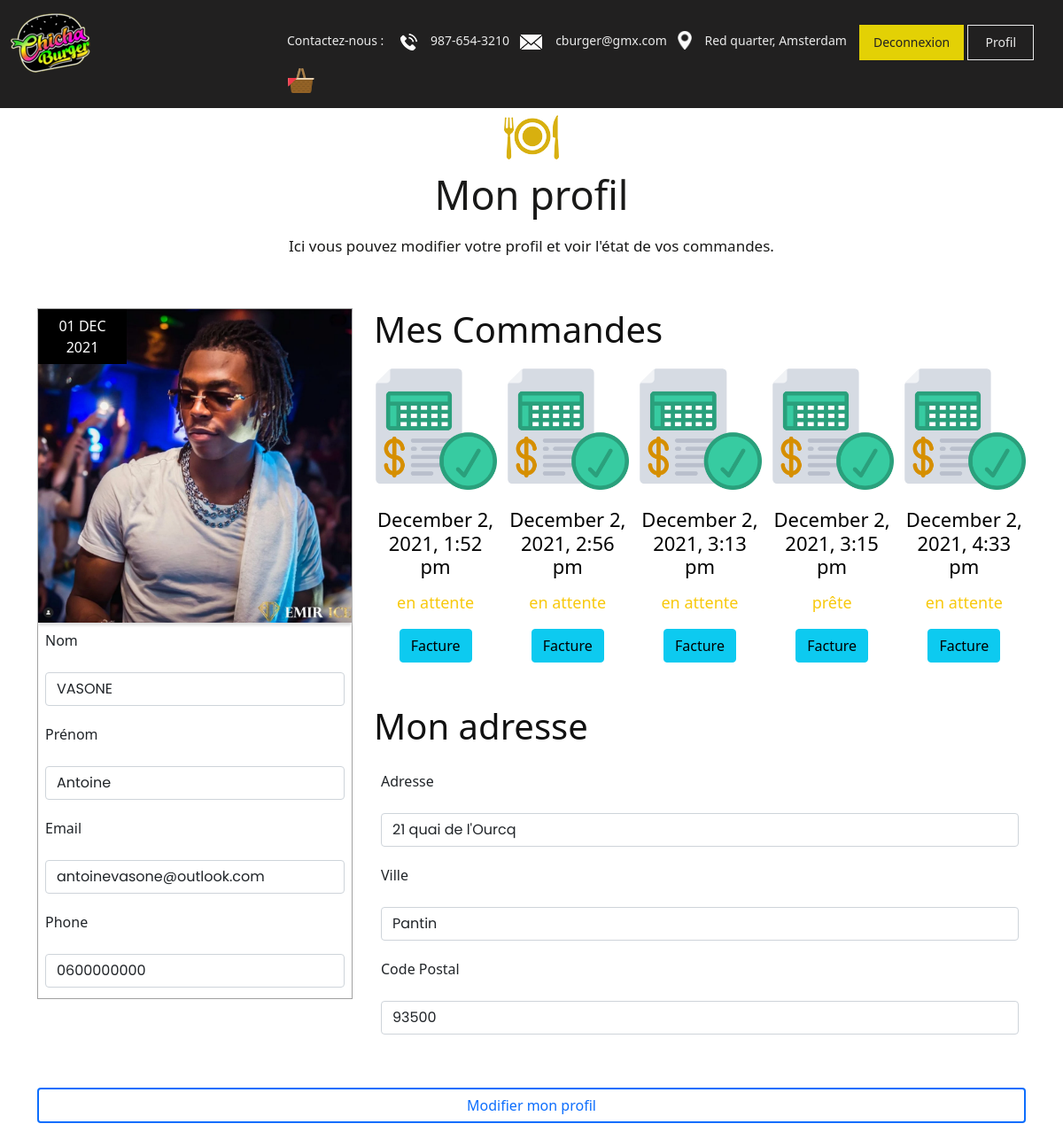
The app's page /profile.php (signed in) with its own data.
### tables this page shows
CREATE TABLE `User` (
  `id` int(11) NOT NULL,
  `name` varchar(255) NOT NULL,
  `firstname` varchar(255) NOT NULL,
  `email` varchar(255) NOT NULL,
  `password` varchar(255) NOT NULL,
  `phone` char(10) NOT NULL,
  `address` varchar(255) NOT NULL,
  `city` varchar(255) NOT NULL,
  `postal_code` int(11) NOT NULL,
  `role` varchar(155) NOT NULL
);

CREATE TABLE `Food_order` (
  `id` int(11) NOT NULL,
  `user` int(11) NOT NULL,
  `food_order` json NOT NULL,
  `datetime` text NOT NULL,
  `status` varchar(255) NOT NULL
);

### database/DatabaseConnect.php (called while the page is built)
<?php
class DatabaseConnect
{
    private $host;
    private $user;
    private $pw;
    private $database;
    function __construct($database)
    {
        $this->host = "localhost";
        $this->user = "root";
        $this->pw = "root";
        $this->database = $database;
    }
    public function db_connect()
    {
        $db = new PDO('mysql:host=' . $this->host . ';dbname=' . $this->database . '', $this->user, $this->pw) or die("Cannot connect to mySQL.");
        return $db;
    }
}

### controller/profileController.php (called while the page is built, shortened)
<?php
require __DIR__ . '/../database/DatabaseFunction.php';
class ProfileController
{
    private $userInfos;
    private $foodOrder;
    public function __construct()
    {
        $this->databaseFunction = new DatabaseFunction();
        $this->userInfos = $this->databaseFunction->selectUser($_SESSION["id"]);
        $this->foodOrder = $this->databaseFunction->selectFood_order($_SESSION["id"]);
    }
    public function getUserInfos()
    {
        return $this->userInfos;
    }
    public function getFoodOrder()
    {
        return $this->foodOrder;
    }
}

### database/DatabaseFunction.php (called while the page is built, shortened)
<?php
require 'DatabaseConnect.php';
class DatabaseFunction
{
    private $db;
    public function __construct()
    {
        $this->login = new DatabaseConnect('restaurant');
        $this->db = $this->login->db_connect();
    }
    public function selectUser($user_id)
    {
        $sth = $this->db->prepare('SELECT *
        FROM User
        WHERE id = :id_user');
        $sth->execute(array('id_user' => $user_id));
        $result = $sth->fetch(PDO::FETCH_ASSOC);
        return $result;
    }
    public function selectFood_order($user_id)
    {
        $sth = $this->db->prepare('SELECT *
        FROM Food_order
        WHERE user = :id_user');
        $sth->execute(array('id_user' => $user_id));
        $result = $sth->fetchAll();
        return $result;
    }
}

### profile.php (the view, shortened to what this page needs)
<?php
require './controller/profileController.php';
$profileController = new ProfileController();
$userInfos = $profileController->getUserInfos();
$foodOrder = $profileController->getFoodOrder();
?>
<!DOCTYPE html>
<html lang="en">
<head>
    <link rel="stylesheet" href="css/bootstrap.min.css">
    <link rel="stylesheet" href="css/owl.carousel.min.css">
    <link rel="stylesheet" href="css/style.css">
    <link rel="stylesheet" href="css/responsive.css">
    <link rel="stylesheet" href="https://cdnjs.cloudflare.com/ajax/libs/font-awesome/4.7.0/css/font-awesome.min.css">
    <link href="https://cdn.jsdelivr.net/npm/bootstrap@5.1.3/dist/css/bootstrap.min.css" rel="stylesheet">
</head>
<body>
    <div class="content">
        <?php require './components/navbar.php'; ?>
    </div>
    <div class="blog">
        <div class="container">
            <div class="row">
                <div class="col-md-12">
                    <div class="title">
                        <i><img src="images/title.png" alt="#" /></i>
                        <h2>Mon profil</h2>
                        <span>Ici vous pouvez modifier votre profil et voir l'état de vos commandes.</span>
                    </div>
                </div>
            </div>
            <div class="row">
                <div class="col-xl-4 col-lg-4 col-md-4 col-sm-12 mar_bottom">
                    <div class="blog_box">
                        <div class="blog_img_box">
                            <figure><img src="images/Koba_la_D_bijoux_1000x.webp" alt="#" />
                                <span>01 DEC 2021</span>
                            </figure>
                        </div>
                        <label for="name" class="form-label p-2">Nom</label>
                        <div class="input-group mb-1 p-2">
                            <input id="name<?= $userInfos["id"] ?>" type="text" class="form-control" placeholder="" aria-label="name" aria-describedby="basic-addon1" value="<?= $userInfos["name"] ?>">
                        </div>
                        <label for="firstname" class="form-label p-2">Prénom</label>
                        <div class="input-group mb-1 p-2">
                            <input id="firstname<?= $userInfos["id"] ?>" type="text" class="form-control" placeholder="" aria-label="firstname" aria-describedby="basic-addon1" value="<?= $userInfos["firstname"] ?>">
                        </div>
                        <label for="email" class="form-label p-2">Email</label>
                        <div class="input-group mb-1 p-2">
                            <input id="email<?= $userInfos["id"] ?>" type="text" class="form-control" placeholder="" aria-label="email" aria-describedby="basic-addon1" value="<?= $userInfos["email"] ?>">
                        </div>
                        <label for="phone" class="form-label p-2">Phone</label>
                        <div class="input-group mb-1 p-2">
                            <input id="phone<?= $userInfos["id"] ?>" type="text" class="form-control" placeholder="" aria-label="phone" aria-describedby="basic-addon1" value="<?= $userInfos["phone"] ?>">
                        </div>
                    </div>
                </div>
                <div class="col-xl-8 col-lg-8 col-md-8 col-sm-12 mar_bottom">
                    <h1 style="width: 100%;">Mes Commandes</h1>
                    <div class="owl-carousel code owl-theme">
                        <?php
                        for ($i = 0; $i < sizeof($foodOrder); $i++) {
                            echo "
                                <div class=\"item\">
                                    <div class=\"product_blog_img\">
                                        <img src=\"images/facture-dachat.png\" alt=\"#\" />
                                    </div>
                                    <div class=\"product_blog_cont\">
                                            <h3 style=\"color:black\">" . $foodOrder[$i]["datetime"] . "</h3>
                                            <h4 style=\"color:black\"><span class=\"theme_color\">" . $foodOrder[$i]["status"] . "</span></h4>
                                            <button id=\"\" type=\"button\" class=\"btn btn-info fac\">Facture</button>
                                    </div>
                                </div>
                        ";
                        }
                        ?>
                    </div>
                    <br><br>
                    <h1 style="width: 100%;">Mon adresse</h1>
                    <label for="address" class="form-label p-2">Adresse</label>
                    <div class="input-group mb-1 p-2">
                        <input id="address<?= $userInfos["id"] ?>" type="text" class="form-control" placeholder="" aria-label="address" aria-describedby="basic-addon1" value="<?= $userInfos["address"] ?>">
                    </div>
                    <label for="city" class="form-label p-2">Ville</label>
                    <div class="input-group mb-1 p-2">
                        <input id="city<?= $userInfos["id"] ?>" type="text" class="form-control" placeholder="" aria-label="city" aria-describedby="basic-addon1" value="<?= $userInfos["city"] ?>">
                    </div>
                    <label for="postal_code" class="form-label p-2">Code Postal</label>
                    <div class="input-group mb-1 p-2">
                        <input id="postal_code<?= $userInfos["id"] ?>" type="text" class="form-control" placeholder="" aria-label="postal_code" aria-describedby="basic-addon1" value="<?= $userInfos["postal_code"] ?>">
                    </div>
                </div>
            </div>
            <br><br>
            <button id="<?= $userInfos["id"] ?>" class="btn btn-primary edit" type="button" style="width: 100%; color: #0D6EFD; background: white; border: 2px solid #0D6EFD;">Modifier mon profil</button>
            <br><br>
        </div>
    </div> <br><br>
</body>
</html>

### components/navbar.php
<header>
    <div class="container-fluid">
        <div class="row">
            <div class="col-md-3">
                <div class="full">
                    <a class="logo" href="index.php"><img src="images/logo500.png" alt="#" /></a>
                </div>
            </div>
            <div class="col-md-9">
                <div class="full">
                    <div class="right_header_info" id="#liverpool">
                        <ul>
                            <li class="dinone">Contactez-nous : <img style="margin-right: 15px;margin-left: 15px;" src="images/phone_icon.png" alt="#"><a href="#">987-654-3210</a></li>
                            <li class="dinone"><img style="margin-right: 15px;" src="images/mail_icon.png" alt="#"><a href="#">cburger@gmx.com</a></li>
                            <li class="dinone"><img style="margin-right: 15px;height: 21px;position: relative;top: -2px;" src="images/location_icon.png" alt="#"><a href="#">Red quarter, Amsterdam</a></li>
                            <?php
                            if (empty($_SESSION["id"])) {
                                echo "<li class=\"button_user\"><a class=\"button active\" href=\"login.php\">Connexion</a><a class=\"button\" href=\"register.php\">Inscription</a></li>";
                            } else {
                                echo "<li class=\"button_user\"><a class=\"button active\" href=\"logout.php\">Deconnexion</a><a class=\"button\" href=\"profile.php\">Profil</a></li>";
                            }
                            ?>
                            <li>
                                <a href="./cart.php" id="sidebarCollapse">
                                    <img src="images/panier-pique-nique.png" alt="">
                                </a>
                            </li>
                        </ul>
                    </div>
                </div>
            </div>
        </div>
    </div>
</header>

### css/style.css (style rules this page uses)
body { color: #666666; font-size: 14px; font-family: 'poppins', sans-serif; line-height: 1.80857; font-weight: normal; }
a { color: #1f1f1f; text-decoration: none !important; outline: none !important; -webkit-transition: all .3s ease-in-out; -moz-transition: all .3s ease-in-out; -ms-transition: all .3s ease-in-out; -o-transition: all .3s ease-in-out; transition: all .3s ease-in-out; }
h1, h2, h3, h4, h5, h6 { letter-spacing: 0; font-weight: normal; position: relative; padding: 0 0 10px 0; font-weight: normal; line-height: normal; color: #111111; margin: 0 }
h1 { font-size: 24px }
h2 { font-size: 22px }
h3 { font-size: 18px }
h4 { font-size: 16px }
*, *::after, *::before { -webkit-box-sizing: border-box; -moz-box-sizing: border-box; box-sizing: border-box; }
ul, li, ol { margin: 0px; padding: 0px; list-style: none; }
a { color: #222222; text-decoration: none; outline: none !important; }
a, .btn { text-decoration: none !important; outline: none !important; -webkit-transition: all .3s ease-in-out; -moz-transition: all .3s ease-in-out; -ms-transition: all .3s ease-in-out; -o-transition: all .3s ease-in-out; transition: all .3s ease-in-out; }
img { max-width: 100%; height: auto; }
button { border: 0; margin: 0; padding: 0; cursor: pointer; }
.full { float: left; width: 100%; }
.full { width: 100%; float: left; margin: 0; padding: 0; }
header { min-height: 90px; background: #212020; padding: 15px 0; position: fixed; width: 100%; top: 0; left: 0; z-index: 998; }
header .container-fluid { max-width: 1850px; }
.right_header_info { width: 100%; float: left; padding: 20px 0 0; }
.right_header_info ul { list-style: none; padding: 0; margin: 0; float: right; }
.right_header_info ul li { display: inline; font-size: 16px; margin-left: 45px; color: #eaeaea; font-weight: 400; float: left; }
.right_header_info ul li a { color: #eaeaea; font-weight: 300; }
.button_user a { float: left; min-width: 75px; height: 35px; text-align: center; line-height: 35px; position: relative; top: -3px; padding: 0 15px; margin: 0 2px; }
.button_user a { float: left; min-width: 75px; height: 40px; text-align: center; line-height: 38px; position: relative; top: -7px; padding: 0 15px; margin: 0 2px; border: solid #eaeaea 1px; }
.button_user a:hover, .button_user a:focus, .button_user a.active { background: #e3d105; color: #fff; border-color: #e3d105; color: #222; }
#sidebarCollapse { background: transparent; }
.theme_color { color: #f8c90d !important; }
.product_blog_cont { text-align: center; padding-top: 20px; }
.product_blog_cont h3 { color: #fff; font-size: 22px; font-weight: 400; text-align: center; }
.product_blog_cont h4 { color: #fff; font-size: 18px; }
.blog { padding-top: 130px; }
.title { text-align: center; padding-bottom: 60px; }
.title h2 { font-size: 45px; font-weight: 500; line-height: 40px; color: #191918; padding: 20px 0px; }
.title span { color: #191918; font-size: 17px; line-height: 20px; display: block; }
.blog .blog_box { border:#a1a1a1 solid 1px; background: #fff; }
.blog .blog_box .blog_img_box { background: #fff; box-shadow: #ddd 0px 3px 3px 0px; }
.blog .blog_box .blog_img_box figure { margin:0; position: relative; }
.blog_img_box figure img { width: 100%; }
.blog .blog_box .blog_img_box figure span { background: #000; top: 0; text-align: center; padding: 7px 10px; color: #fff; right: 0; left: 0; position: absolute; width: 100px; }
.form-control { border: #fff solid 2px; border-radius: inherit; margin-bottom: 25px; padding: 15px 20px; font-family: poppins; }
#sidebarCollapse { background: transparent; padding: 0; border: none; }

### css/responsive.css (style rules this page uses)
@media (min-width: 1200px) and (max-width: 1500px) { .right_header_info ul li { font-size: 14px; margin-left: 12px; } }

### records on screen
user: name "VASONE", firstname "Antoine", email "antoinevasone@outlook.com", phone "0600000000", address "21 quai de l'Ourcq", city "Pantin", postal_code "93500"
food_order: datetime "December 2, 2021, 1:52 pm", status "en attente"
food_order: datetime "December 2, 2021, 2:56 pm", status "en attente"
food_order: datetime "December 2, 2021, 3:13 pm", status "en attente"
food_order: datetime "December 2, 2021, 3:15 pm", status "prête"
food_order: datetime "December 2, 2021, 4:33 pm", status "en attente"
